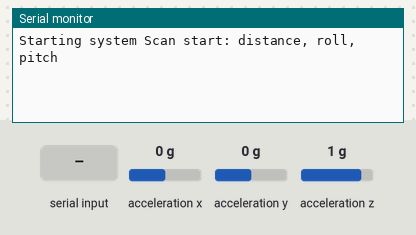
A sketch run on a simulated Arduino Uno, built with avr-gcc and run on an emulated ATmega328P. Parts: the last lines printed to the serial monitor. The test bench sets the inputs (shaded band); at power-on: acceleration x 0 g, acceleration y 0 g, acceleration z 1 g. Storage starts empty.

Above: at 1.2 s.
1.3 s: "90,45\n" received over the second serial link
At 2.5 s:
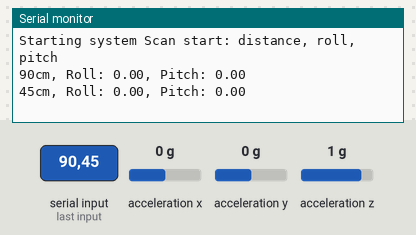
2.8 s: "30,150\n" received over the second serial link
At 3.7 s:
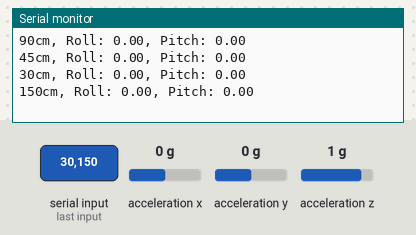
Timing chart, 0 to 5.8 s (numbered marks = the images above; inputs shaded):
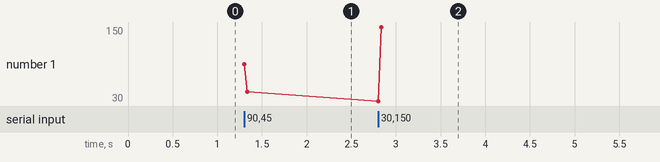

Measured:
- after the input at 1.3 s, the serial monitor: prints a new line at once (image 1)
- after the input at 2.8 s, the serial monitor: prints a new line at once (image 2)
- plotted number 1: 45 → 150 after the input at 2.8 s

The sketch:

Lab6_part4.ino
```cpp
#include <Wire.h>
#include <SPI.h>
#include <SD.h>
#include <RTClib.h>
#include <Adafruit_LIS3DH.h>
#include <Adafruit_Sensor.h>

#define LIS3DH_CS 9
#define SD_CS 10

#include <SoftwareSerial.h>
SoftwareSerial sensorSerial(2, 3);

RTC_DS1307 RTC;
Adafruit_LIS3DH lis = Adafruit_LIS3DH();
File logfile;

void setup() {
  // put your setup code here, to run once:
  Serial.begin(9600);
  sensorSerial.begin(9600);
  sensorSerial.setTimeout(50);

  Serial.print("Starting system ");

  if (!SD.begin(SD_CS)) {
    Serial.println("SD Fail!!!! and you suck");
    while(1);
  }

  if(!lis.begin(0x18)) {
    Serial.println("LIS3DH failed suck again");
    while(1);
  }
  lis.setRange(LIS3DH_RANGE_4_G);
  Serial.println(F("Scan start: distance, roll, pitch"));

}

void loop() {
  if(sensorSerial.available() > 0) {
    int distance = sensorSerial.parseInt();

    if(distance > 0) {
      logData(distance);
    }
  }
}

void logData(int dist) {
  sensors_event_t event;
  lis.getEvent(&event);

  float roll = atan2(event.acceleration.y, event.acceleration.z) * 180 / PI;
  float pitch = atan2(-event.acceleration.x, sqrt(event.acceleration.y*event.acceleration.y+event.acceleration.z*event.acceleration.z)) * 180 / PI;

  Serial.print(dist); Serial.print("cm, ");
  Serial.print("Roll: "); Serial.print(roll); Serial.print(", ");
  Serial.print("Pitch: "); Serial.println(pitch);

  logfile = SD.open("Lab6.csv", FILE_WRITE);
  if (logfile) {
    logfile.print(dist); logfile.print(",");
    logfile.print(roll); logfile.print(",");
    logfile.println(pitch);
    logfile.close();
  }
}
```
